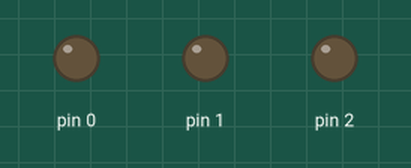
Simulated run of this sketch. Board: Arduino Uno, built with avr-gcc and run on an emulated ATmega328P. Shown: output pins drawn as LEDs (lit = HIGH). Random numbers use the default seed unless the sketch sets one; EEPROM starts erased.

Above: at 1.71 s.
At 7.54 s:
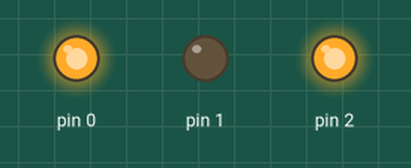
At 13.93 s:
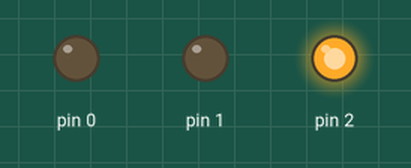
At 25.06 s:
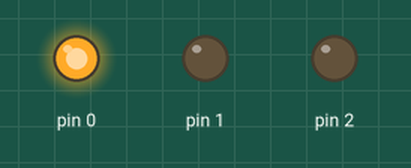
At 37.81 s:
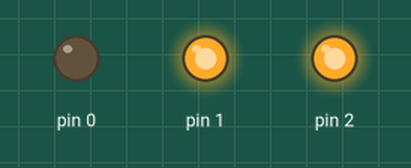
Timing chart, 0 to 40.0 s (numbered marks = the images above):
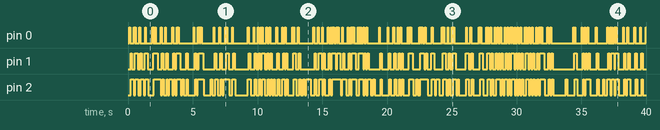

The sketch:

sketch.ino
```cpp
/*
  Ziacon3 Badge. 2022
  Dedicated to Lil Baby, Dexter, D, and all of the amazing folks at DCZia. Seriously, thank you for being awesome.
  Code by Lithochasm // April 2022
  Badge designed and code written with sonic help from Ghost, Vision Video, Carpenter Brut, and Charli XCX.
*/

#include <EEPROM.h>

bool lightPattern = 0;  // Are we in normal mode, or are we going crazy?
byte directionLed = 0;  // Breathe in... breathe out
byte ledVal = 0;        // Brightness

void setup(){

byte bootCount = 0;     // Count the times the badge has been powered on

ADCSRA &= ~(1<<ADEN);   // Disable ADC - Saves some power and we are not doing AtoD

//Set Outputs
pinMode(0, OUTPUT);
pinMode(1, OUTPUT);
pinMode(2, OUTPUT);

//Get the float data from the EEPROM at position 'eeAddress'
EEPROM.get(0, bootCount);
if(bootCount == 255) {
      EEPROM.put(0, 0);  // Rolls over boot count so we dont freeze if you somehow reboot this thing that much
    }

    else {
      bootCount = bootCount + 1;  // Add 1 for every boot
      EEPROM.put(0, bootCount);
    }

   //Test light
    if(bootCount % 5 == 0) {      //If its the fifth boot, we get a little crazy
      lightPattern = 1;
    }

}

void loop() {

  if(lightPattern == 0) {

    if(ledVal == 225)  directionLed =1;
    if(ledVal == 0)  directionLed = 0;

    if(directionLed) --ledVal;
    else ++ledVal;

    analogWrite(0, ledVal);  //  analogWrite light from 0 to 225
     delay(3);
    analogWrite(1, ledVal);  //  analogWrite values from 0 to 225
     delay(3);
    analogWrite(2, ledVal);  //  analogWrite values from 0 to 225
     delay(3);
}

else {
  //I'm sorry ziacon I'm afraid i cant show you the normal light pattern right now
  byte err = random(180);  // Get a random value for brightness
  analogWrite(0, err);
   delay(60);
  analogWrite(0, err - err/2);
   delay(20);
  analogWrite(1, err + 3);
   delay(30);
  analogWrite(2, err + 22);
}

// ZiaCTF{imsorrydave}

}
```

Measured:
- by itself, pin 1: LOW → HIGH at 0.19 s, → LOW 0.11 s later, → HIGH 0.22 s later, → LOW 0.22 s later, … (168 changes in this stretch)
- by itself, pin 2: LOW → HIGH at 0.22 s, → LOW 0.22 s later, → HIGH 0.11 s later, → LOW 0.22 s later, … (184 changes in this stretch)
